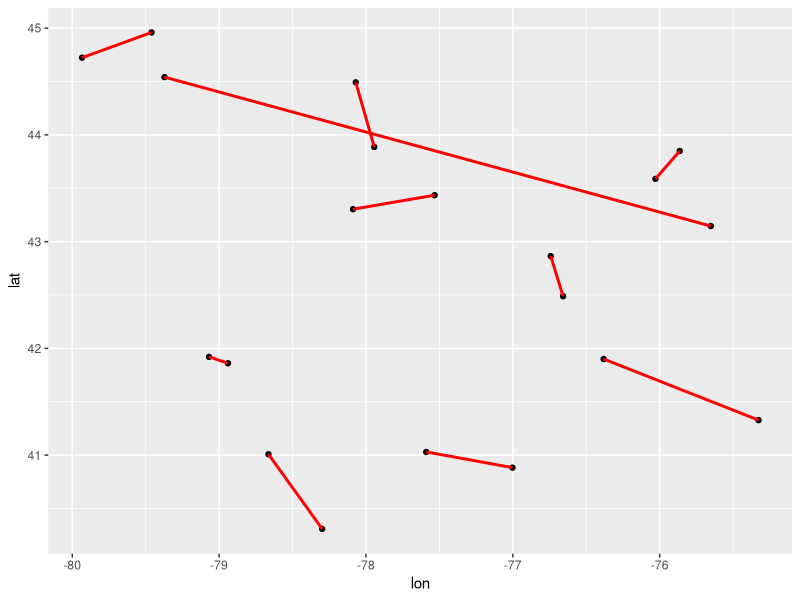

Recreate this plot in R.
# First, create a sample dataset of geo-referenced points
set.seed(1)
n_points <- 20

lat <- runif(n_points, 40, 45)
lon <- runif(n_points, -80, -75)

points_df <- data.frame(lat = lat, lon = lon)

# Calculate the pairwise distances between all the points
library(geosphere)

dist_matrix <- distm(points_df[, c("lon", "lat")], fun = distHaversine)

# Replace the diagonal with an arbitrarily large number
diag(dist_matrix) <- Inf

# Find the indices of the two closest points
# Keep track of which points have already been matched
matches <- data.frame(from = numeric(0), to = numeric(0))

while (nrow(matches) < n_points / 2) {
  # Find the indices of the minimum value
  min_index <- which(dist_matrix == min(dist_matrix), arr.ind = TRUE)

  # Get the indices of the two closest points
  closest_indices <- min_index[, 2:1]

  # Check if either point has already been matched
  if ((closest_indices[1] %in% matches$from) || (closest_indices[2] %in% matches$to)) {
    # If one has, remove the minimum distance from the matrix and continue
    dist_matrix[closest_indices[1], closest_indices[2]] <- Inf
  } else {
    # Otherwise, add the pair to the matches dataframe
    matches[nrow(matches) + 1,] <- closest_indices

    # Remove the matched points from the distance matrix
    dist_matrix[closest_indices[1], ] <- Inf
    dist_matrix[, closest_indices[1]] <- Inf
    dist_matrix[closest_indices[2], ] <- Inf
    dist_matrix[, closest_indices[2]] <- Inf
  }
}

# Plot the matched pairs with ggplot2
library(ggplot2)

# Join the matches dataframe with the original points dataframe
matches_df <- cbind(from = points_df[matches$from, ], to = points_df[matches$to, ])

# Plot the points and the matches
ggplot() +
  geom_point(data = points_df, aes(x = lon, y = lat)) +
  geom_segment(data = matches_df, aes(x = from.lon, y = from.lat, xend = to.lon, yend = to.lat), color = "red", size = 1)





## function wrapper
library(geosphere)
library(ggplot2)

match_nearest_points <- function(lat, lon, plot_output = FALSE, dist_type = "distHaversine") {
  # Check that the lat and lon vectors are of equal length
  if (!length(lat) == length(lon)) {
    stop("Error: length of lat and lon vectors must be equal.")
  }

  # Check that lat and lon vectors are numeric
  if(!is.numeric(lat) || !is.numeric(lon)) {
    stop("Error: lat and lon vectors must be numeric.")
  }

  # Create a data frame of the input points
  points_df <- data.frame(lat = lat, lon = lon)

  # Calculate the pairwise distances between all points
  dist_matrix <- distm(points_df[, c("lon", "lat")], fun = distHaversine)

  # Replace the diagonal with an arbitrarily large number
  diag(dist_matrix) <- Inf

  # Find the indices of the two closest points
  # Keep track of which points have already been matched
  matches <- data.frame(from = numeric(0), to = numeric(0))

  while (nrow(matches) < length(lat) / 2) {
    # Find the indices of the minimum value
    min_index <- which(dist_matrix == min(dist_matrix), arr.ind = TRUE)

    # Get the indices of the two closest points
    closest_indices <- min_index[, 2:1]

    # Check if either point has already been matched
    if ((closest_indices[1] %in% matches$from) || (closest_indices[2] %in% matches$to)) {
      # If one has, remove the minimum distance from the matrix and continue
      dist_matrix[closest_indices[1], closest_indices[2]] <- Inf
    } else {
      # Otherwise, add the pair to the matches dataframe
      matches[nrow(matches) + 1,] <- closest_indices

      # Remove the matched points from the distance matrix
      dist_matrix[closest_indices[1], ] <- Inf
      dist_matrix[, closest_indices[1]] <- Inf
      dist_matrix[closest_indices[2], ] <- Inf
      dist_matrix[, closest_indices[2]] <- Inf
    }
  }

  # Plot the matched pairs with ggplot2 if requested
  if (plot_output) {
    # Join the matches dataframe with the original points dataframe
    matches_df <- cbind(from = points_df[matches$from, ], to = points_df[matches$to, ])

    # Plot the points and the matches
    ggplot() +
      geom_point(data = points_df, aes(x = lon, y = lat)) +
      geom_segment(data = matches_df, aes(x = from.lon, y = from.lat, xend = to.lon, yend = to.lat), color = "red", size = 1)
  }

  # Return the matched pairs as a data frame
  return(data.frame(from = points_df[matches$from, ], to = points_df[matches$to, ]))
}
